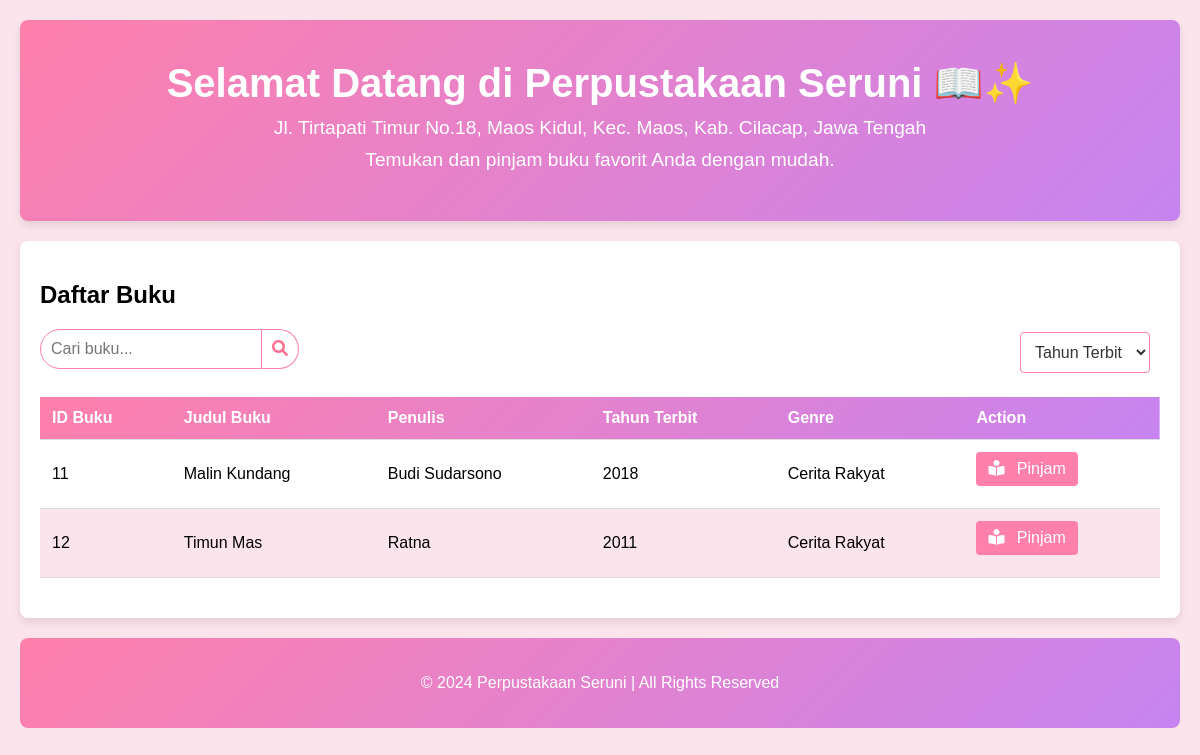
Before: /main.php with the older database file.
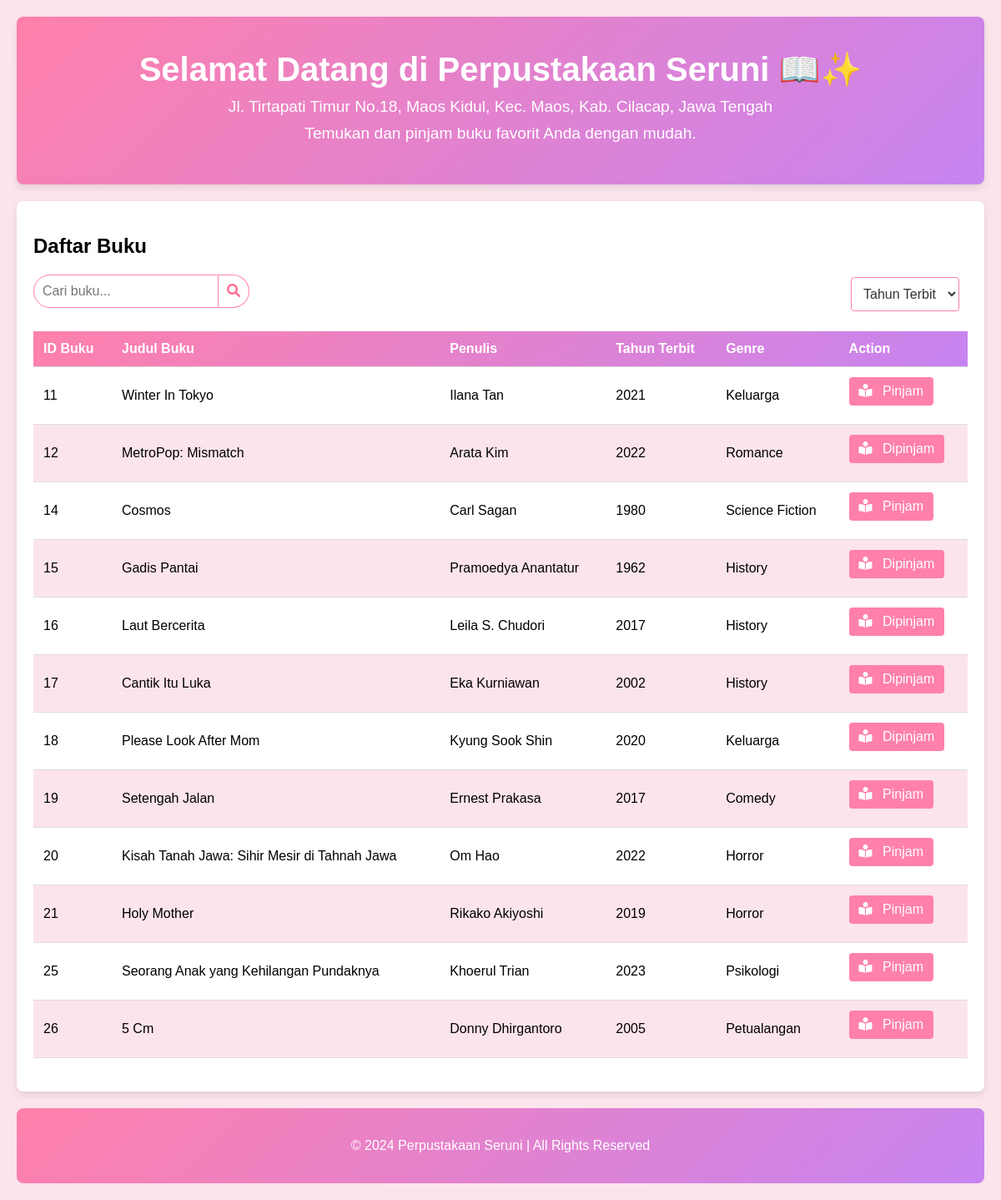
After: the same page with the newer database file.
### tables this page shows
CREATE TABLE `buku` (
  `id_buku` int(11) NOT NULL,
  `judul_buku` varchar(255) NOT NULL,
  `penulis` varchar(255) NOT NULL,
  `tahun_terbit` year(4) NOT NULL,
  `genre` enum('Romance','History','Fantasy','Science Fiction','Horror','Mystery','Thriller','Comedy','Inspiratif','Psikologi','Keluarga','Petualangan') NOT NULL,
  `status_peminjaman` enum('tersedia','dipinjam') DEFAULT 'tersedia'
);

### main.php (the view, shortened to what this page needs)
<!DOCTYPE html>
<html lang="en">
<head>
    <link rel="stylesheet" href="https://cdnjs.cloudflare.com/ajax/libs/font-awesome/6.0.0-beta3/css/all.min.css">
    <link rel="stylesheet" href="main.css">
</head>
<body>
    <div class="container">
        <header>
            <div class="header-content">
                <h1>Selamat Datang di Perpustakaan Seruni 📖✨</h1>
                <p>Jl. Tirtapati Timur No.18, Maos Kidul, Kec. Maos, Kab. Cilacap, Jawa Tengah</p>
                <p>Temukan dan pinjam buku favorit Anda dengan mudah.</p>
            </div>
        </header>
        <main>
            <h2>Daftar Buku</h2>
            <div class="controls-container">
                <div class="search-bar-container">
                    <form method="GET" action="main.php">
                        <input type="text" id="searchInput" name="search" placeholder="Cari buku..." class="search-bar" value="<?php echo isset($_GET['search']) ? htmlspecialchars($_GET['search']) : ''; ?>">
                        <span class="search-icon"><i class="fas fa-search"></i></span>
                    </form>
                </div>
                <div class="sort-container">
                    <form method="GET" action="main.php">
                        <select name="sort_by" id="sort_by" onchange="this.form.submit()">
                            <option value="tahun_terbit" <?php echo (isset($_GET['sort_by']) && $_GET['sort_by'] == 'tahun_terbit') ? 'selected' : ''; ?>>Tahun Terbit</option>
                        </select>
                    </form>
                </div>
            </div>
            <table id="booksTable">
                <thead>
                    <tr>
                        <th>ID Buku</th>
                        <th>Judul Buku</th>
                        <th>Penulis</th>
                        <th>Tahun Terbit</th>
                        <th>Genre</th>
                        <th>Action</th>
                    </tr>
                </thead>
                <tbody>
                <?php
                include 'koneksi.php';
                $search_query = '';
                $order_query = '';
                $query = "SELECT * FROM buku" . $search_query . $order_query;
                $stmt = $mysqli->prepare($query);
                $stmt->execute();
                $result = $stmt->get_result();
                if ($result->num_rows > 0) {
                    while ($row = $result->fetch_assoc()) {
                        echo "<tr>";
                        echo "<td>" . htmlspecialchars($row['id_buku']) . "</td>";
                        echo "<td>" . htmlspecialchars($row['judul_buku']) . "</td>";
                        echo "<td>" . htmlspecialchars($row['penulis']) . "</td>";
                        echo "<td>" . htmlspecialchars($row['tahun_terbit']) . "</td>";
                        echo "<td>" . htmlspecialchars($row['genre']) . "</td>";
                        echo "<td>";
                        if ($row['status_peminjaman'] === 'tersedia') {
                            echo "<form action='pinjam_buku.php' method='POST'>
                                    <input type='hidden' name='id_buku' value='" . htmlspecialchars($row['id_buku']) . "'>
                                    <button type='submit' class='btn-pinjam'><i class='fas fa-book-reader'></i> Pinjam</button>
                                  </form>";
                        } else {
                            echo "<button class='btn-pinjam' disabled><i class='fas fa-book-reader'></i> Dipinjam</button>";
                        }
                        echo "</td>";
                        echo "</tr>";
                    }
                } else {
                    echo "<tr><td colspan='6'>Tidak ada data</td></tr>";
                }
                ?>
                </tbody>
            </table>
        </main>
        <footer>
            <p>&copy; 2024 Perpustakaan Seruni | All Rights Reserved</p>
        </footer>
    </div>
</body>
</html>

### main.css (style rules this page uses)
body { font-family: Arial, sans-serif; margin: 0; padding: 0; background-color: #fce4ec; }
.container { max-width: 1200px; margin: 0 auto; padding: 20px; }
header { background: linear-gradient(135deg, #ff80ab, #c684f1); color: white; padding: 40px 20px; border-radius: 8px; margin-bottom: 20px; text-align: center; box-shadow: 0 4px 8px rgba(0, 0, 0, 0.1); }
.header-content h1 { font-size: 2.5em; margin: 0; }
.header-content p { font-size: 1.2em; margin: 10px 0; }
main { background: white; padding: 20px; border-radius: 8px; box-shadow: 0 4px 8px rgba(0, 0, 0, 0.1); }
.search-bar-container { display: flex; align-items: center; width: 300px; margin-bottom: 8px; border-radius: 4px; padding: 0px; background-color: white; }
.search-bar-container { display: flex; justify-content: flex-start; align-items: center; }
form { display: flex; align-items: center; }
.search-bar { padding: 10px; font-size: 16px; border: 1px solid #ff80ab; border-radius: 20px 0 0 20px; width: 200px; outline: none; }
.search-icon { padding: 10px; background-color: #fff; border: 1px solid #ff80ab; border-left: none; border-radius: 0 20px 20px 0; cursor: pointer; }
.search-icon i { color: #ff6f91; font-size: 16px; }
table { width: 100%; border-collapse: collapse; margin-bottom: 20px; }
thead { background: linear-gradient(135deg, #ff80ab, #c684f1); color: white; }
th, td { padding: 12px; text-align: left; border-bottom: 1px solid #ddd; }
tbody tr:nth-child(even) { background-color: #fce4ec; }
.btn-pinjam { background-color: #ff80ab; color: white; border: none; padding: 8px 12px; border-radius: 4px; cursor: pointer; margin-bottom: 10px; font-size: 1em; transition: background-color 0.3s ease; }
.btn-pinjam i { margin-right: 8px; }
footer { text-align: center; padding: 20px; background: linear-gradient(135deg, #ff80ab, #c684f1); color: white; border-radius: 8px; margin-top: 20px; }
.sort-container { display: flex; align-items: center; gap: 10px; }
.sort-container select { padding: 10px; font-size: 16px; border: 1px solid #ff80ab; border-radius: 4px; outline: none; background-color: #fff; color: #333; margin-right: 10px; }
.sort-container select option { background-color: #fff; color: #333; }

### main.php (style rules this page uses)
.controls-container { display: flex; justify-content: space-between; margin-bottom: 20px; }
.search-bar-container { flex: 1; }
.sort-container { display: flex; justify-content: flex-end; align-items: center; }

Changed rows visible on the page:
changed buku id 11: judul_buku "Malin Kundang" → "Winter In Tokyo"; penulis "Budi Sudarsono" → "Ilana Tan"; tahun_terbit "2018" → "2021"; genre "Cerita Rakyat" → "Keluarga"
changed buku id 12: judul_buku "Timun Mas" → "MetroPop: Mismatch"; penulis "Ratna" → "Arata Kim"; tahun_terbit "2011" → "2022"; genre "Cerita Rakyat" → "Romance"; status_peminjaman "Pinjam" → "Dipinjam"
added buku: id_buku "14", judul_buku "Cosmos", penulis "Carl Sagan", tahun_terbit "1980", genre "Science Fiction"
added buku: id_buku "15", judul_buku "Gadis Pantai", penulis "Pramoedya Anantatur", tahun_terbit "1962", genre "History", status_peminjaman "dipinjam" (drawn)
added buku: id_buku "16", judul_buku "Laut Bercerita", penulis "Leila S. Chudori", tahun_terbit "2017", genre "History", status_peminjaman "dipinjam" (drawn)
added buku: id_buku "17", judul_buku "Cantik Itu Luka", penulis "Eka Kurniawan", tahun_terbit "2002", genre "History", status_peminjaman "dipinjam" (drawn)
added buku: id_buku "18", judul_buku "Please Look After Mom", penulis "Kyung Sook Shin", tahun_terbit "2020", genre "Keluarga", status_peminjaman "dipinjam" (drawn)
added buku: id_buku "19", judul_buku "Setengah Jalan", penulis "Ernest Prakasa", tahun_terbit "2017", genre "Comedy"
added buku: id_buku "20", judul_buku "Kisah Tanah Jawa: Sihir Mesir di Tahnah Jawa", penulis "Om Hao", tahun_terbit "2022", genre "Horror"
added buku: id_buku "21", judul_buku "Holy Mother", penulis "Rikako Akiyoshi", tahun_terbit "2019", genre "Horror"
added buku: id_buku "25", judul_buku "Seorang Anak yang Kehilangan Pundaknya", penulis "Khoerul Trian", tahun_terbit "2023", genre "Psikologi"
added buku: id_buku "26", judul_buku "5 Cm", penulis "Donny Dhirgantoro", tahun_terbit "2005", genre "Petualangan"
